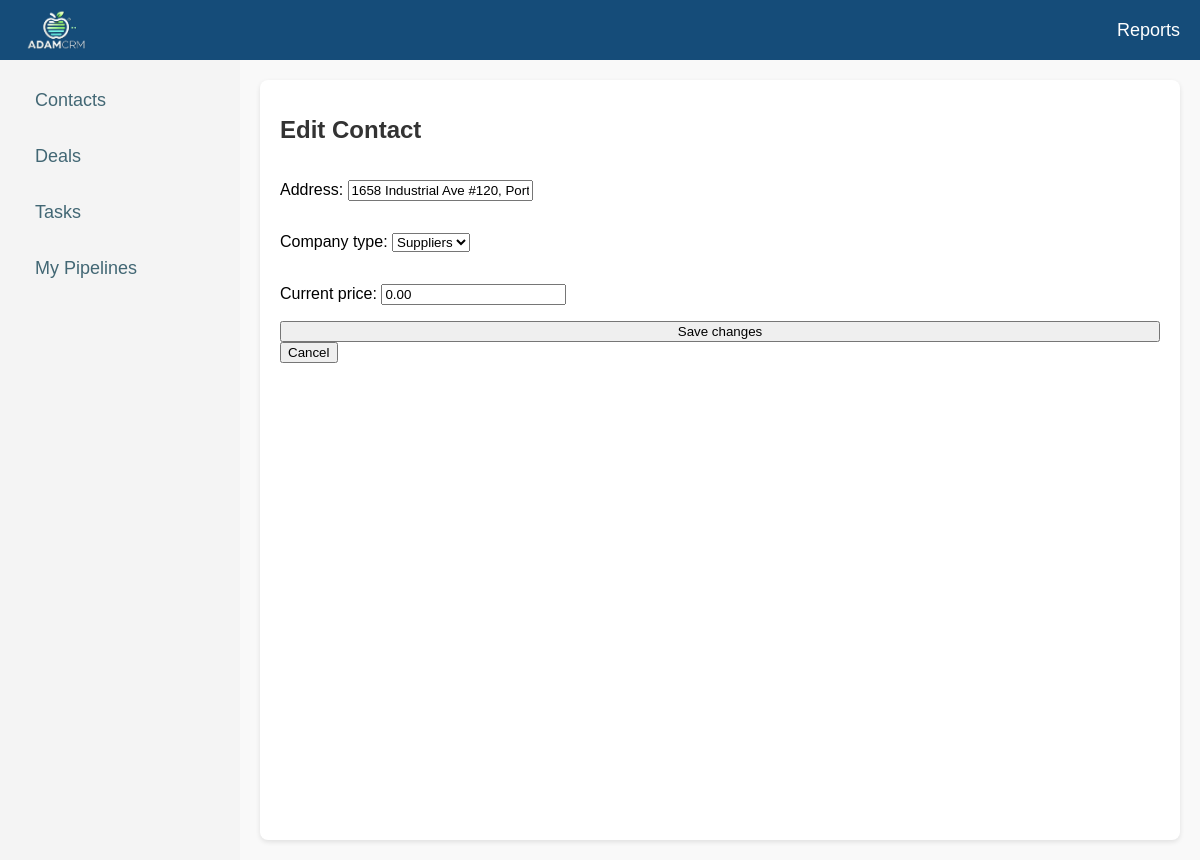
/companies/11/edit/, run on an earlier commit of the app's database.
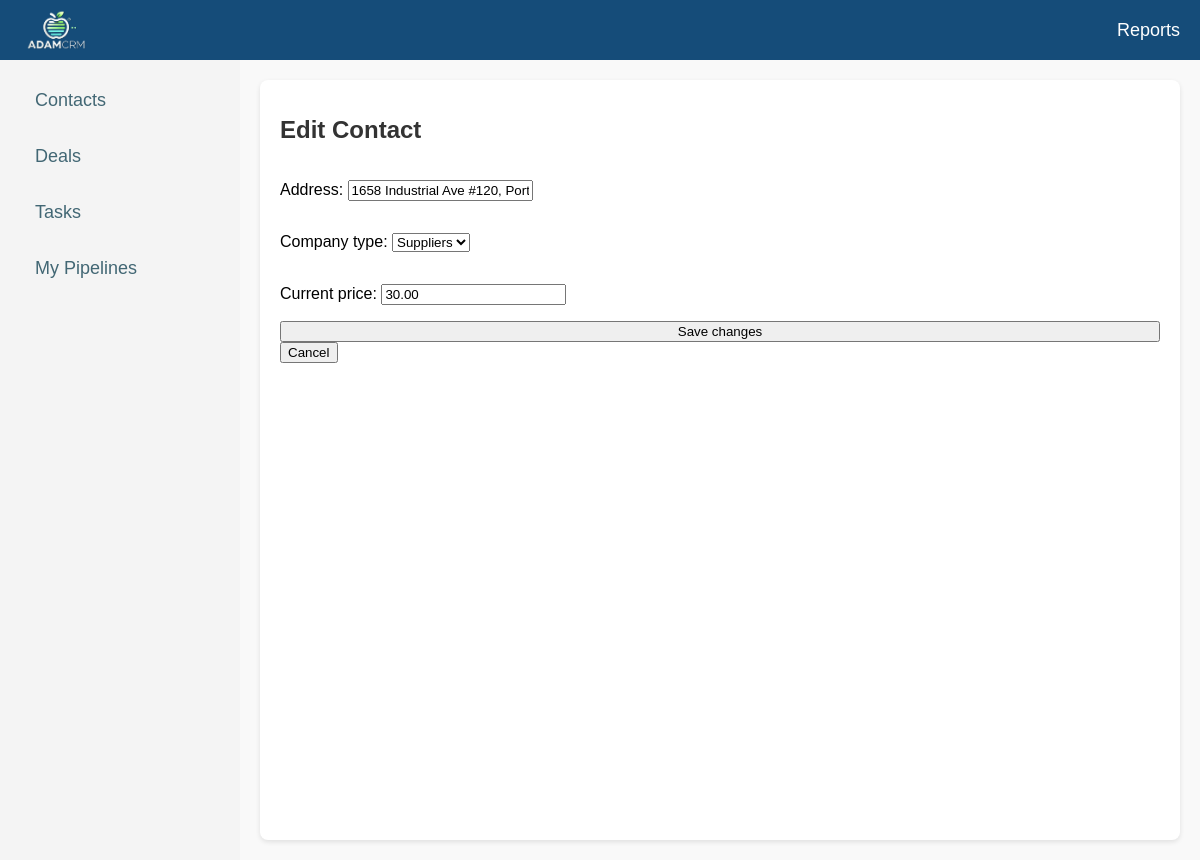
And on a later commit of the database.
### crm/models.py (models this page shows, shortened)
class Contact(models.Model):
    company = models.ForeignKey(Company, on_delete=models.CASCADE, related_name="contacts")
    address = models.CharField(max_length=255, blank=True, null=True)
    company_type = models.CharField(
        max_length=10,
        choices=[
            ('suppliers', 'Suppliers'),
            ('hauler', 'Hauler'),
            ('buyers', 'Buyers'),
        ],
        default='suppliers'
    )
    current_price = models.DecimalField(max_digits=10, decimal_places=2, null=True, blank=True, default=0.00)

### crm/views.py (the view)
# urls.py: path('companies/<int:contact_id>/edit/', views.edit_contact, name='edit_contact'),
def edit_contact(request, contact_id):
    contact = get_object_or_404(Contact, id=contact_id)
    if request.method == 'POST':
        form = ContactForm(request.POST, instance=contact)
        if form.is_valid():
            form.save()
            return redirect('company_list')  # Перенаправить на список компаний
    else:
        form = ContactForm(instance=contact)
    return render(request, 'crm/edit_contact.html', {'form': form, 'contact': contact})

### crm/forms.py
class ContactForm(forms.ModelForm):
    class Meta:
        model = Contact
        fields = ['address', 'company_type', 'current_price']

### crm/templates/crm/edit_contact.html (shortened to what this page needs)
{% extends 'crm/index.html' %}
{% block content %}
    <h1>Edit Contact</h1>
    <form method="POST">
        {{ form.as_p }}
        <button type="submit">Save changes</button>
    </form>
    <a href="{% url 'company_list' %}"><button>Cancel</button></a>
{% endblock %}

What changed in the data, as far as the page shows it:
changed Contact "1658 Industrial Ave #120, Port Coquitlam, BC V3C 6N3": current_price "0.00" → "30.00"
